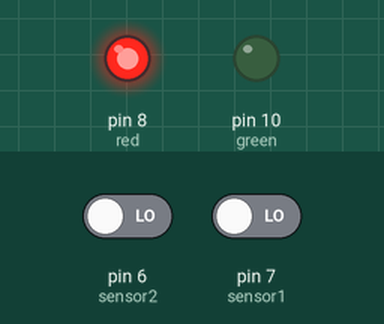
This sketch was run on a simulated Arduino Uno, built with avr-gcc and run on an emulated ATmega328P. On the bench: output pins drawn as LEDs (lit = HIGH). Inputs (shaded band) come from the test bench; at power-on: pin 7 (sensor1) LOW, pin 6 (sensor2) LOW. Pins used as bus, display or sensor lines are not drawn.

Above: at 1.2 s.
1.3 s: pin 7 (sensor1) driven HIGH
At 2.8 s:
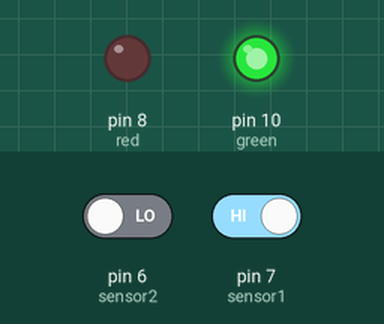
3.1 s: pin 7 (sensor1) driven LOW
At 3.9 s:
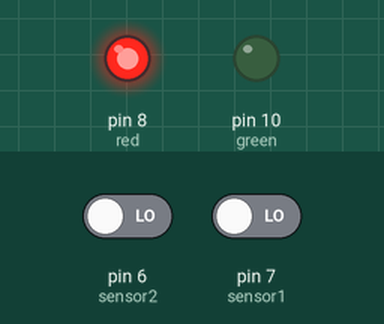
Timing chart, 0 to 6.1 s (numbered marks = the images above; inputs shaded):
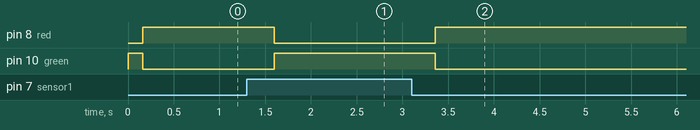

The sketch:

Traffic_Control_for_the_Blind_.ino
```cpp
#define sensor1 7
#define sensor2 6
#define red 8
#define green 10
#define buz1 5
#define buz2 4
int read1, read2;
bool people = false;

void setup()
{
  pinMode(sensor1,INPUT);
  pinMode(sensor2,INPUT);
  pinMode(red,OUTPUT);
  pinMode(green,OUTPUT);
  pinMode(buz1,OUTPUT);
  pinMode(buz2,OUTPUT);
}

void loop()
{
 read1 = digitalRead(sensor1);
 read2 = digitalRead(sensor2);
 if(people == false)
 {
  digitalWrite(red,LOW);
  digitalWrite(green,HIGH);
  noTone(buz2);
  digitalWrite(buz1,HIGH);
  delay(50);
  noTone(buz1);
  delay(30);
  digitalWrite(buz1,HIGH);
  delay(50);
  noTone(buz1);
 }
 if(people == true)
 {
  digitalWrite(green,LOW);
  digitalWrite(red,HIGH);
  noTone(buz1);
  digitalWrite(buz2,HIGH);
  delay(50);
  noTone(buz2);
  delay(30);
  digitalWrite(buz2,HIGH);
  delay(50);
  noTone(buz2);
 }

 if(read1 == HIGH && read2 == HIGH && people == true)
 {
  people = true;
 }


 if(read1 == LOW && read2 == HIGH && people == false)
 {
  people = true;
 }
 if(read1 == LOW && read2 == HIGH && people == true)
 {
  people = true;
 }


 if(read1 == LOW && read2 == LOW && people == false)
 {
  people = true;
 }
 if(read1 == LOW && read2 == LOW && people == true)
 {
  people = true;
 }


 if(read1 == HIGH && read2 == LOW && people == true)
 {
  people = false;
 }
 delay(30);
}
```

Measured:
- after the input at 1.3 s, pin 8 (red): HIGH → LOW after 0.30 s; pin 10 (green): LOW → HIGH after 0.30 s
- after the input at 3.1 s, pin 8 (red): LOW → HIGH after 0.26 s; pin 10 (green): HIGH → LOW after 0.26 s
